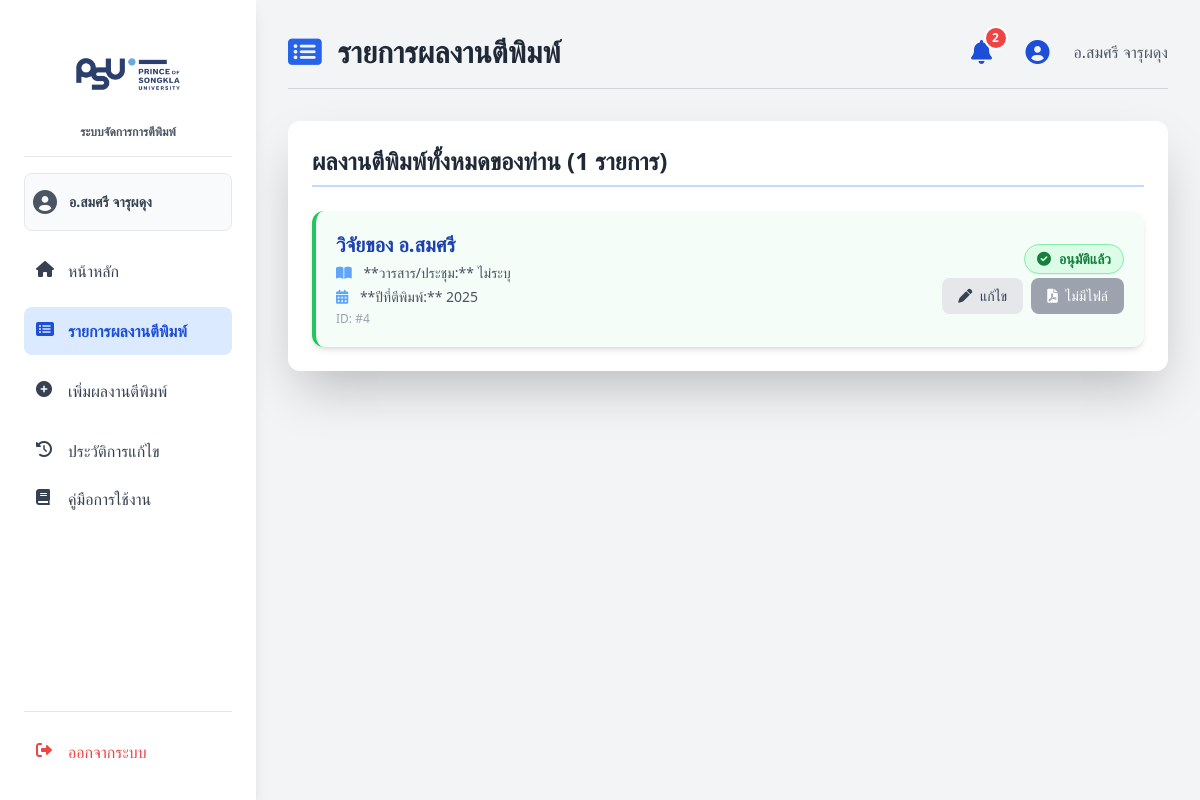
Screenshot of /publications.php (signed in) with the database file from the repository.
### tables this page shows
CREATE TABLE `User` (
  `User_id` int(11) NOT NULL,
  `first_name` varchar(100) DEFAULT NULL,
  `last_name` varchar(100) DEFAULT NULL,
  `Username` varchar(50) DEFAULT NULL,
  `Password` varchar(255) DEFAULT NULL,
  `email` varchar(100) DEFAULT NULL,
  `tel` varchar(20) DEFAULT NULL,
  `role` varchar(50) DEFAULT NULL,
  `Department` varchar(100) DEFAULT NULL,
  `status` varchar(50) DEFAULT NULL,
  `avatar` varchar(255) DEFAULT NULL
);

CREATE TABLE `Publication` (
  `Pub_id` int(11) NOT NULL,
  `title` varchar(255) DEFAULT NULL,
  `publish_year` year(4) DEFAULT NULL,
  `journal` varchar(255) DEFAULT NULL,
  `type` varchar(100) DEFAULT NULL,
  `file_path` varchar(255) DEFAULT NULL,
  `visibility` varchar(50) DEFAULT NULL,
  `status` varchar(50) DEFAULT 'Waiting',
  `Manual` text DEFAULT NULL,
  `Author_id` int(11) DEFAULT NULL
);

### publications.php (the view, shortened to what this page needs)
<?php
$servername = "localhost";
$username = "root";
$password = "";
$dbname = "group10";
$conn = new mysqli($servername, $username, $password, $dbname);
$db_error = null;
$user_id = $_SESSION['user_id'];
$current_user_name = "ชื่อ ผู้ใช้งาน (ไม่พบข้อมูล)";
$publications = [];
if (!$db_error) {
    $sql_user = "SELECT first_name, last_name, role FROM User WHERE User_id = ?";
    $stmt_user = $conn->prepare($sql_user);
    if ($stmt_user) {
        $stmt_user->bind_param("i", $user_id);
        $stmt_user->execute();
        $result_user = $stmt_user->get_result();
        if ($user = $result_user->fetch_assoc()) {
            $current_user_name = htmlspecialchars($user['first_name'] . " " . $user['last_name']);
        }
    } else {
         $db_error .= (empty($db_error) ? '' : ' | ') . "User Query prepare failed: " . $conn->error;
    }
    $pub_sql = "SELECT Pub_id, title, journal, publish_year, status, file_path
                FROM Publication
                WHERE Author_id = ?
                ORDER BY publish_year DESC";
    $pub_stmt = $conn->prepare($pub_sql);
    if ($pub_stmt) {
        $pub_stmt->bind_param("i", $user_id);
        $pub_stmt->execute();
        $pub_result = $pub_stmt->get_result();
        while ($row = $pub_result->fetch_assoc()) {
            $publications[] = $row;
        }
    } else {
        $db_error .= (empty($db_error) ? '' : ' | ') . "Publication Query prepare failed: " . $conn->error;
    }
}
$notifications = [
    [
        'sender' => 'Tarathep Madmun (Admin)',
        'message' => 'ผลงานตีพิมพ์ "การวิจัยปัจจัย..." ได้รับการตรวจสอบและอนุมัติแล้ว',
        'time' => '10 นาทีที่แล้ว',
        'is_read' => false
    ],
    [
        'sender' => 'ฝ่ายธุรการ',
        'message' => 'กรุณาอัปเดตข้อมูลส่วนตัวในระบบภายในสัปดาห์นี้',
        'time' => '1 ชั่วโมงที่แล้ว',
        'is_read' => false
    ],
];
$unread_count = count(array_filter($notifications, fn($n) => !$n['is_read']));
function getStatusBadge(string $status): string {
    switch ($status) {
        case 'Approved':
        case 'approved':
            $class = 'bg-green-100 text-green-700 border-green-300';
            $icon = 'fas fa-check-circle';
            $thaiStatus = 'อนุมัติแล้ว';
            break;
    }
    return "<span class='inline-flex items-center px-3 py-1 text-sm font-semibold rounded-full border shadow-sm {$class}'>
                <i class='{$icon} mr-2'></i>
                {$thaiStatus}
            </span>";
}
?>
<!DOCTYPE html>
<html lang="th">
<head>
  <script src="https://cdn.tailwindcss.com"></script>
  <link rel="stylesheet" href="https://cdnjs.cloudflare.com/ajax/libs/font-awesome/6.0.0-beta3/css/all.min.css">
</head>
<body class="flex min-h-screen font-sans bg-gray-100">
<aside class="w-64 bg-white shadow-lg p-6 flex flex-col sticky top-0 h-screen">
    <div class="flex flex-col items-center border-b pb-4 mb-4">
        <img src="./img/img_psu.png" alt="PSU Logo" class="psu-logo">
        <span class="text-xs font-semibold text-gray-600">ระบบจัดการการตีพิมพ์</span>
    </div>
    <a href="edit_profile.php" title="แก้ไขข้อมูลส่วนตัว">
        <div class="flex items-center px-1 py-3 mb-4 bg-gray-50 rounded-lg border border-gray-200 hover:bg-gray-100 transition duration-150">
            <i class="fas fa-user-circle text-2xl text-gray-600 ml-1 mr-3"></i>
            <span class="text-sm font-semibold text-gray-700 truncate">
              <?= $current_user_name; ?>
            </span>
        </div>
    </a>
    <nav class="w-full flex-grow">
        <a href="Home-PR.php" class="flex items-center p-3 rounded-lg mb-3 text-gray-700 hover:bg-blue-100 hover:text-blue-700 transition-colors duration-150">
            <i class="fas fa-home w-5 h-5 mr-3"></i> หน้าหลัก
        </a>
        <a href="publications.php" class="flex items-center p-3 rounded-lg mb-3 menu-active transition-colors duration-150">
            <i class="fas fa-list-alt w-5 h-5 mr-3"></i> รายการผลงานตีพิมพ์
        </a>
        <a href="add_publication.php" class="flex items-center p-3 rounded-lg mb-3 text-gray-700 hover:bg-blue-100 hover:text-blue-700 transition-colors duration-150">
            <i class="fas fa-plus-circle w-5 h-5 mr-3"></i> เพิ่มผลงานตีพิมพ์
        </a>
        <a href="pubHis.php" class="flex items-center p-3 rounded-lg text-gray-700 hover:bg-blue-100 hover:text-blue-700 transition-colors duration-150">
            <i class="fas fa-history w-5 h-5 mr-3"></i> ประวัติการแก้ไข
        </a>
        <a href="usermannual.php" class="flex items-center p-3 rounded-lg text-gray-700 hover:bg-blue-100 hover:text-blue-700 transition-colors duration-150">
            <i class="fas fa-book w-5 h-5 mr-3"></i> คู่มือการใช้งาน
        </a>
    </nav>
    <div class="px-0 pt-4 border-t border-gray-200">
      <a href="logout.php" class="flex items-center p-3 rounded-lg text-red-500 hover:bg-red-50 transition-colors duration-150">
        <i class="fas fa-sign-out-alt w-5 h-5 mr-3"></i> ออกจากระบบ
      </a>
    </div>
</aside>
<main class="flex-1 p-8">
    <header class="flex items-center justify-between mb-8 pb-4 border-b border-gray-300">
        <h1 class="text-3xl font-bold text-gray-800">
             <i class="fas fa-list-alt text-blue-600 mr-2"></i> รายการผลงานตีพิมพ์
        </h1>
        <div class="flex items-center space-x-4 right-icons">
            <a href="#" id="notification-bell" title="แจ้งเตือน" class="relative">
                <i class="fas fa-bell text-2xl"></i>
                <?php if ($unread_count > 0): ?>
                    <span class="absolute top-0 right-0 block h-5 w-5 rounded-full ring-2 ring-white bg-red-500 text-white text-xs font-bold flex items-center justify-center -mt-1 -mr-1">
                        <?= $unread_count; ?>
                    </span>
                <?php endif; ?>
            </a>
            <a href="edit_profile.php" title="แก้ไขข้อมูลส่วนตัว">
                <i class="fas fa-user-circle text-2xl"></i>
            </a>
            <span class="text-gray-600 font-medium hidden sm:block hover:text-blue-700 transition-colors duration-150">
              <?= $current_user_name; ?>
            </span>
        </div>
    </header>
    <div class="bg-white p-6 rounded-xl shadow-2xl">
        <h2 class="text-2xl font-bold text-gray-800 mb-6 pb-2 border-b-2 border-blue-200">ผลงานตีพิมพ์ทั้งหมดของท่าน (<?= count($publications); ?> รายการ)</h2>
        <?php if (empty($publications)): ?>
            <div class="text-center py-10 border-4 border-dashed border-gray-200 rounded-xl bg-gray-50">
                <i class="fas fa-exclamation-circle text-4xl text-gray-400 mb-3"></i>
                <p class="text-lg text-gray-600 font-semibold">ไม่พบผลงานตีพิมพ์ในระบบ</p>
                <a href="add_publication.php" class="mt-4 inline-block bg-blue-600 text-white px-5 py-2 rounded-lg hover:bg-blue-700 transition-colors">
                    <i class="fas fa-plus-circle mr-2"></i> เพิ่มผลงานตีพิมพ์ใหม่
                </a>
            </div>
        <?php else: ?>
            <div class="space-y-4">
                <?php foreach ($publications as $pub):
                    $file_path = htmlspecialchars($pub['file_path'] ?? '');
                    $has_file = !empty($file_path) && file_exists($file_path);
                ?>
                    <div class="flex flex-col md:flex-row justify-between items-start md:items-center p-5 rounded-xl border-l-4
                        <?php
                            if (in_array($pub['status'], ['Approved', 'approved'])) echo 'border-green-500 bg-green-50/70';
                        ?>
                        shadow-md hover:shadow-lg transition-shadow duration-300">
                        <div class="flex-1 min-w-0 mb-3 md:mb-0 md:mr-4">
                            <h3 class="text-xl font-bold text-blue-800 truncate leading-snug">
                                <?= htmlspecialchars($pub['title']); ?>
                            </h3>
                            <div class="text-gray-600 text-sm mt-1 space-y-1">
                                <p><i class="fas fa-book-open mr-2 text-blue-400"></i> **วารสาร/ประชุม:** <?= htmlspecialchars($pub['journal'] ?? 'ไม่ระบุ'); ?></p>
                                <p><i class="fas fa-calendar-alt mr-2 text-blue-400"></i> **ปีที่ตีพิมพ์:** <?= htmlspecialchars($pub['publish_year'] ?? 'N/A'); ?>
                                </p>
                                <p class="text-xs text-gray-400 mt-1">ID: #<?= $pub['Pub_id']; ?></p>
                            </div>
                        </div>
                        <div class="flex flex-col items-start md:items-end space-y-2 md:space-y-1">
                            <?= getStatusBadge($pub['status']); ?>
                            <div class="flex space-x-2 mt-3 md:mt-0">
                                <a href="edit_publication.php?id=<?= $pub['Pub_id']; ?>"
                                   class="px-4 py-2 text-sm bg-gray-200 text-gray-700 rounded-lg hover:bg-gray-300 transition-colors font-medium"
                                   title="แก้ไขรายละเอียดผลงาน">
                                    <i class="fas fa-pen mr-1"></i> แก้ไข
                                </a>
                                <?php if ($has_file): ?>
                                    <a href="<?= $file_path; ?>"
                                        target="_blank"
                                        class="px-4 py-2 text-sm bg-red-600 text-white rounded-lg hover:bg-red-700 transition-colors font-medium"
                                        title="ดูเอกสารในรูปแบบ PDF">
                                        <i class="fas fa-file-pdf mr-1"></i> ดู PDF
                                    </a>
                                <?php else: ?>
                                    <button disabled
                                        class="px-4 py-2 text-sm bg-gray-400 text-white rounded-lg cursor-not-allowed font-medium"
                                        title="ไม่มีไฟล์สำหรับดู">
                                        <i class="fas fa-file-pdf mr-1"></i> ไม่มีไฟล์
                                    </button>
                                <?php endif; ?>
                            </div>
                        </div>
                    </div>
                <?php endforeach; ?>
            </div>
        <?php endif; ?>
    </div>
</main>
</body>
</html>

### publications.php (style rules this page uses)
.right-icons > a { display: flex; align-items: center; justify-content: center; width: 40px; height: 40px; border-radius: 9999px; color: #1d4ed8; }
.psu-logo { height: 100px; object-fit: contain; }
.menu-active { color: #1d4ed8 !important; background-color: #dbeafe !important; font-weight: 600; }

### rows the page displays
user: current_user_name "อ.สมศรี จารุผดุง"
publication: title "วิจัยของ อ.สมศรี", journal "ไม่ระบุ", publish_year "2025", Pub_id "4", status "อนุมัติแล้ว", shows "ไม่มีไฟล์"

### other values shown
$unread_count "2"
count($publications) "1"
